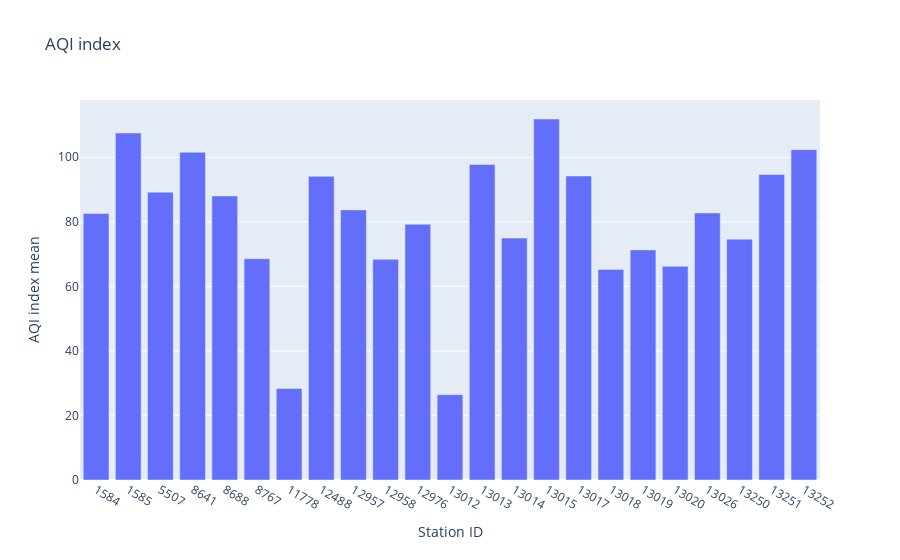
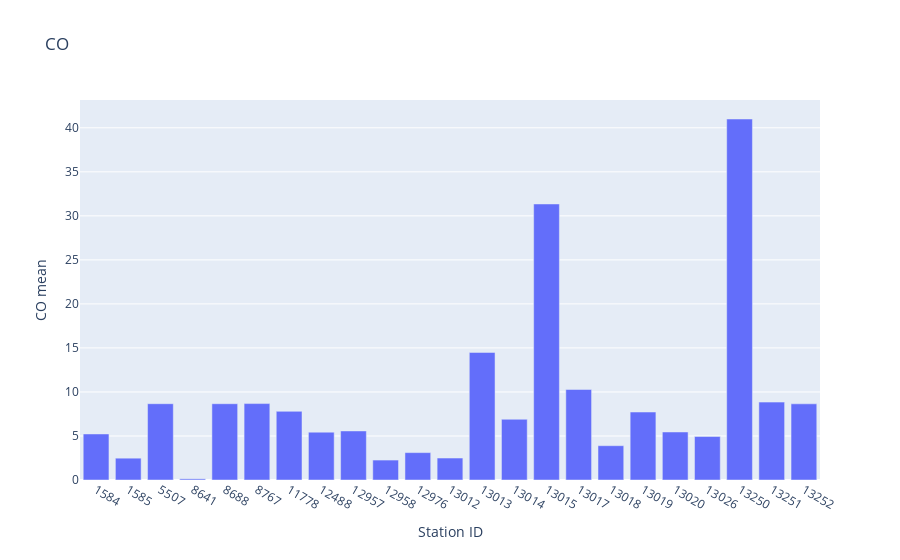
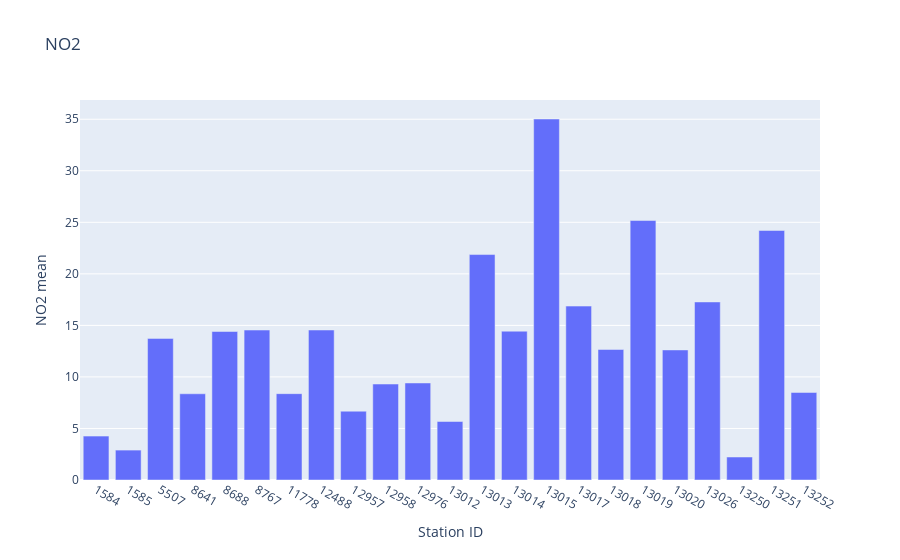
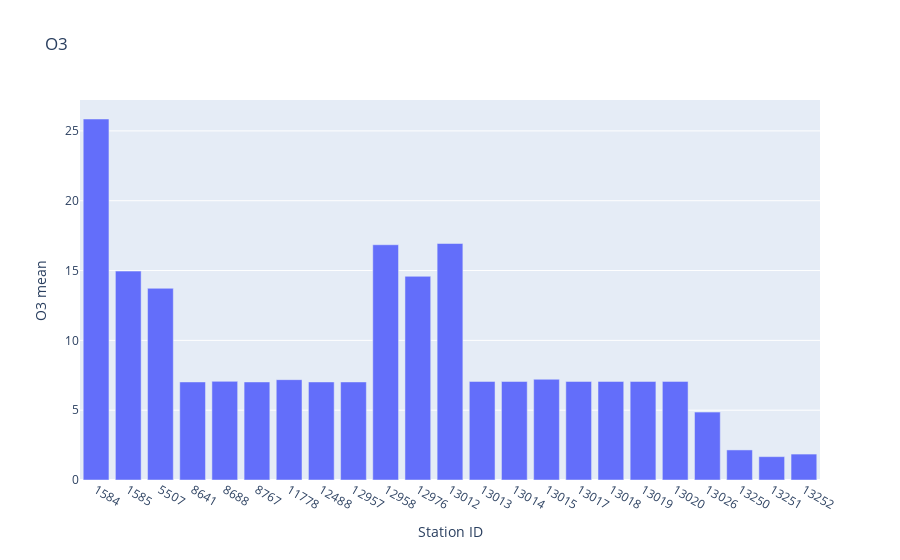

The cell these charts' notebook holds for them, in order:
### Markdown cell above
### Bar chart for pollution index by station id

### Code cell
df_plt2 = df[df_column_dtype + ['Station ID']].groupby('Station ID').mean().reset_index()
df_plt2['Station ID'] = df_plt2['Station ID'].astype('string')
for i in df_column_dtype:
    fig = px.bar(df_plt2, x='Station ID', y=f'{i}',
                title=f'{i}')
    fig.update_xaxes(title='Station ID')
    fig.update_yaxes(title=f'{i} mean')
    fig.show()

### Figure 1 — Plotly figure (JSON) as saved in the notebook; plotly's stock layout.template omitted (floating-point values rounded to 4 significant figures)
{"data": [{"alignmentgroup": "True", "hovertemplate": "Station ID=%{x}<br>AQI index=%{y}<extra></extra>", "legendgroup": "", "marker": {"color": "#636efa", "pattern": {"shape": ""}}, "name": "", "offsetgroup": "", "orientation": "v", "showlegend": false, "textposition": "auto", "type": "bar", "x": ["1584", "1585", "5507", "8641", "8688", "8767", "11778", "12488", "12957", "12958", "12976", "13012", "13013", "13014", "13015", "13017", "13018", "13019", "13020", "13026", "13250", "13251", "13252"], "xaxis": "x", "y": [82.59, 107.5, 89.19, 101.6, 88.02, 68.56, 28.34, 94.1, 83.7, 68.38, 79.24, 26.44, 97.75, 74.96, 111.9, 94.22, 65.26, 71.31, 66.21, 82.74, 74.63, 94.66, 102.4], "yaxis": "y"}], "layout": {"barmode": "relative", "legend": {"tracegroupgap": 0}, "title": {"text": "AQI index"}, "xaxis": {"anchor": "y", "domain": [0, 1], "title": {"text": "Station ID"}}, "yaxis": {"anchor": "x", "domain": [0, 1], "title": {"text": "AQI index mean"}}}}

### Figure 2 — Plotly figure (JSON) as saved in the notebook; plotly's stock layout.template omitted (floating-point values rounded to 4 significant figures)
{"data": [{"alignmentgroup": "True", "hovertemplate": "Station ID=%{x}<br>CO=%{y}<extra></extra>", "legendgroup": "", "marker": {"color": "#636efa", "pattern": {"shape": ""}}, "name": "", "offsetgroup": "", "orientation": "v", "showlegend": false, "textposition": "auto", "type": "bar", "x": ["1584", "1585", "5507", "8641", "8688", "8767", "11778", "12488", "12957", "12958", "12976", "13012", "13013", "13014", "13015", "13017", "13018", "13019", "13020", "13026", "13250", "13251", "13252"], "xaxis": "x", "y": [5.229, 2.478, 8.665, 0.1325, 8.663, 8.679, 7.799, 5.434, 5.571, 2.264, 3.111, 2.495, 14.49, 6.898, 31.35, 10.28, 3.895, 7.721, 5.452, 4.938, 41, 8.847, 8.652], "yaxis": "y"}], "layout": {"barmode": "relative", "legend": {"tracegroupgap": 0}, "title": {"text": "CO"}, "xaxis": {"anchor": "y", "domain": [0, 1], "title": {"text": "Station ID"}}, "yaxis": {"anchor": "x", "domain": [0, 1], "title": {"text": "CO mean"}}}}

### Figure 3 — Plotly figure (JSON) as saved in the notebook; plotly's stock layout.template omitted (floating-point values rounded to 4 significant figures)
{"data": [{"alignmentgroup": "True", "hovertemplate": "Station ID=%{x}<br>NO2=%{y}<extra></extra>", "legendgroup": "", "marker": {"color": "#636efa", "pattern": {"shape": ""}}, "name": "", "offsetgroup": "", "orientation": "v", "showlegend": false, "textposition": "auto", "type": "bar", "x": ["1584", "1585", "5507", "8641", "8688", "8767", "11778", "12488", "12957", "12958", "12976", "13012", "13013", "13014", "13015", "13017", "13018", "13019", "13020", "13026", "13250", "13251", "13252"], "xaxis": "x", "y": [4.257, 2.903, 13.74, 8.366, 14.41, 14.55, 8.377, 14.55, 6.676, 9.311, 9.413, 5.676, 21.87, 14.44, 35.02, 16.87, 12.66, 25.17, 12.62, 17.27, 2.231, 24.21, 8.493], "yaxis": "y"}], "layout": {"barmode": "relative", "legend": {"tracegroupgap": 0}, "title": {"text": "NO2"}, "xaxis": {"anchor": "y", "domain": [0, 1], "title": {"text": "Station ID"}}, "yaxis": {"anchor": "x", "domain": [0, 1], "title": {"text": "NO2 mean"}}}}

### Figure 4 — Plotly figure (JSON) as saved in the notebook; plotly's stock layout.template omitted (floating-point values rounded to 4 significant figures)
{"data": [{"alignmentgroup": "True", "hovertemplate": "Station ID=%{x}<br>O3=%{y}<extra></extra>", "legendgroup": "", "marker": {"color": "#636efa", "pattern": {"shape": ""}}, "name": "", "offsetgroup": "", "orientation": "v", "showlegend": false, "textposition": "auto", "type": "bar", "x": ["1584", "1585", "5507", "8641", "8688", "8767", "11778", "12488", "12957", "12958", "12976", "13012", "13013", "13014", "13015", "13017", "13018", "13019", "13020", "13026", "13250", "13251", "13252"], "xaxis": "x", "y": [25.85, 14.96, 13.73, 7.022, 7.065, 7.023, 7.185, 7.022, 7.023, 16.85, 14.59, 16.94, 7.059, 7.056, 7.214, 7.059, 7.059, 7.059, 7.063, 4.862, 2.154, 1.673, 1.857], "yaxis": "y"}], "layout": {"barmode": "relative", "legend": {"tracegroupgap": 0}, "title": {"text": "O3"}, "xaxis": {"anchor": "y", "domain": [0, 1], "title": {"text": "Station ID"}}, "yaxis": {"anchor": "x", "domain": [0, 1], "title": {"text": "O3 mean"}}}}
